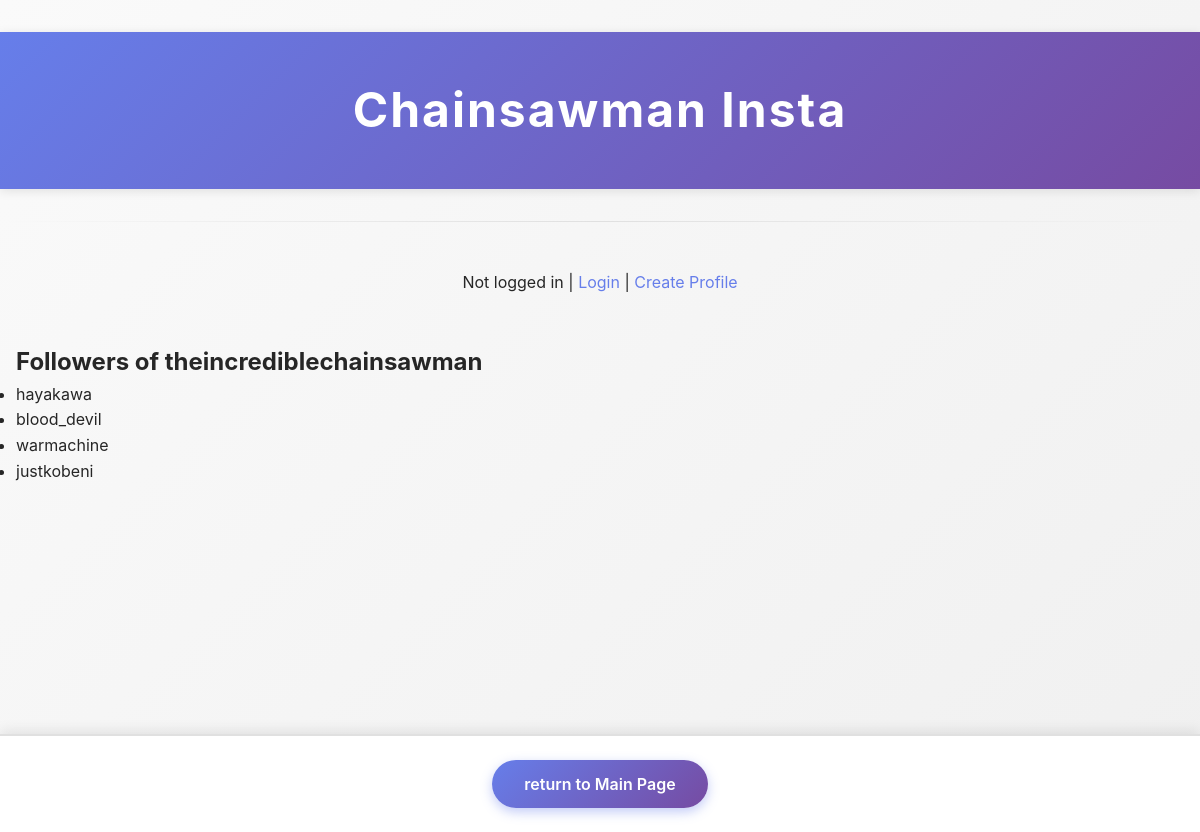
Page /mini_insta/profile/1/followers on the committed database.
### mini_insta/models.py (models this page shows, shortened)
class Profile(models.Model):
    username = models.TextField(blank=True)
    display_name = models.TextField(blank=True)
    profile_image_url = models.URLField(blank=True)
    bio_text = models.TextField(blank=True)
    join_date = models.DateTimeField(auto_created=True)
    user = models.ForeignKey(User, on_delete=models.CASCADE)
    def get_followers(self):
        followers = Follow.objects.filter(profile=self)
        return [follow.follower_profile for follow in followers]

### mini_insta/views.py (the view)
# urls.py: path('profile/<int:pk>/followers', ShowFollowersDetailView.as_view(), name='show_followers'),
class ShowFollowersDetailView(DetailView):
    model = Profile
    template_name = "mini_insta/show_followers.html"
    context_object_name = 'profile'

### mini_insta/templates/mini_insta/show_followers.html
{% extends 'mini_insta/base.html' %} {% block content%}
<div class="followers-container">
  <h2>Followers of {{ profile.username }}</h2>
  <ul>
    {% for follower in profile.get_followers %}
    <li>{{ follower.username }}</li>
    {% empty %}
    <li>No followers yet.</li>
    {% endfor %}
  </ul>
</div>
{% endblock %}

### static/styles-insta.css (style rules this page uses)
* { margin: 0; padding: 0; box-sizing: border-box; }
:root { --footer-height: 88px; }
body { font-family: -apple-system, BlinkMacSystemFont, 'Segoe UI', Roboto, 'Helvetica Neue', sans-serif; background: linear-gradient(135deg, #fafafa 0%, #f0f0f0 100%); color: #262626; line-height: 1.6; min-height: 100vh; padding-bottom: calc(var(--footer-height) + 16px); }
body > div { max-width: 1200px; margin: 0 auto; padding: 1rem; }

### rows in the picture
Profile: username "theincrediblechainsawman"
Profile: username "hayakawa"
Profile: username "blood_devil"
Profile: username "warmachine"
Profile: username "justkobeni"
